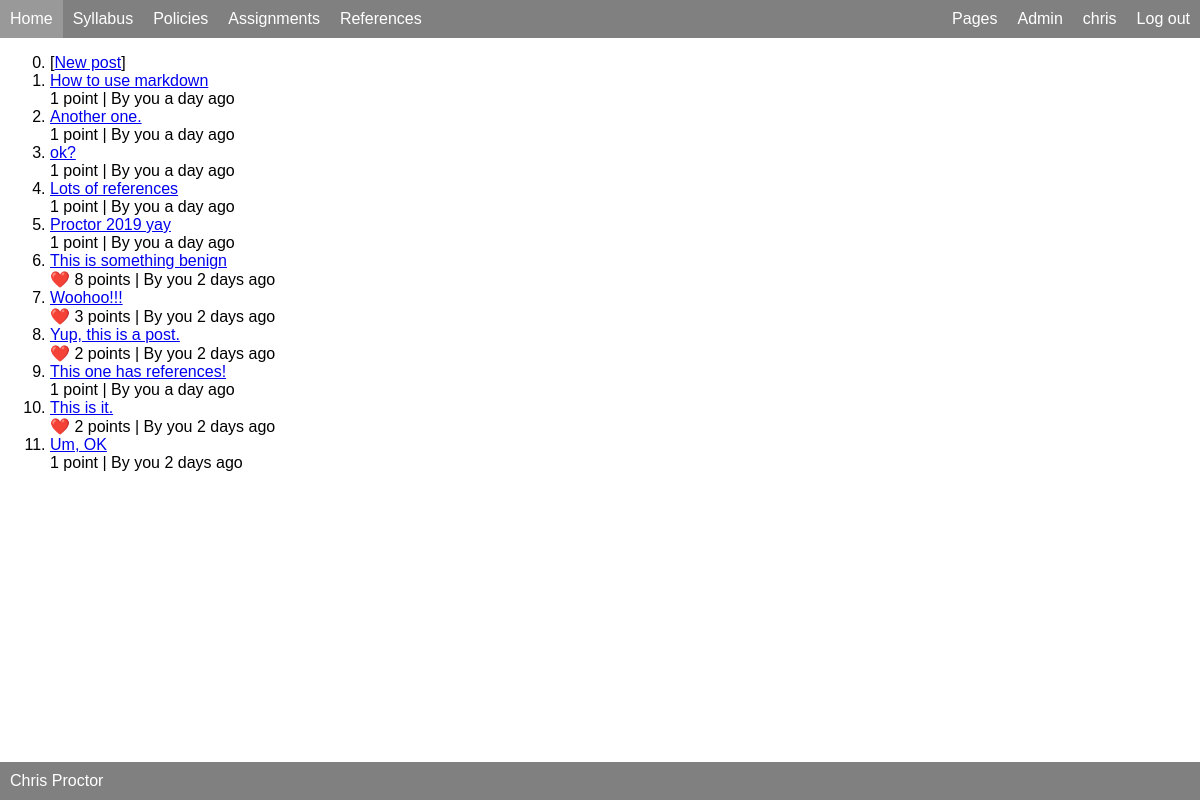
The page /posts/ (signed in) on the database its author committed.
### pages/models.py (models this page shows, shortened)
class Page(PandocMarkdownModel):
    slug = models.CharField(max_length=40, unique=True)
    in_menu = models.BooleanField(default=False)
    menu_label = models.CharField(max_length=40)

### posts/models.py (models this page shows, shortened)
class Post(PandocMarkdownModel):
    date_created = models.DateTimeField(auto_now_add=True)
    date_updated = models.DateTimeField(auto_now=True)
    author = models.ForeignKey(User, related_name="posts",
            on_delete=models.CASCADE)
    parent = models.ForeignKey("Post", related_name="child_posts", null=True, blank=True,
            on_delete=models.CASCADE)
    title = models.CharField(max_length=200, null=True)
    submissions = models.ManyToManyField("assignments.Submission", related_name="posts")
    priority = models.FloatField(default=1)
    pinned = models.BooleanField(default=False)
    def humanized_creation_date(self):
        return arrow.get(self.date_created).humanize()
    def score(self):
        return self.count_tree() + self.upvotes.count()
    def count_tree(self):
        return 1 + sum(child.count_tree() for child in self.child_posts.all())
    class Meta:
        ordering = ["-priority",]

### posts/views.py (the view)
# urls.py: path('', views.PostList.as_view(), name="list"),
class PostList(ListView):
    queryset = Post.objects.filter(parent=None)
    context_object_name = "posts"

### pages/templatetags/page_tags.py (called while the page is built)
@register.simple_tag
def pages_in_menu():
    return Page.objects.filter(in_menu=True).all()

### posts/templatetags/post_tags.py (called while the page is built)
@register.simple_tag
def did_upvote(user, post):
    return post.upvotes.filter(voter=user).exists()

### posts/templates/posts/post_list.html
{% extends "base.html" %}
{% block content %}
<ol start="0">
    <li>[<a href="{% url 'posts:new' %}">New post</a>]</li>
{% for post in posts %}
  {% include "posts/partials/post_li.html" %}
{% endfor %}
</ol>
{% endblock %}

### common/templates/menu.html
{% load page_tags %}
{% pages_in_menu as pages %}
<nav id="menu">
	<div class="menu-left">
		<div class="menu-item clickable{% if menu_section == 'public' %} current{% endif %}">
      <a href="{% url 'common:home' %}">Home</a>
    </div>
    {% for page in pages %}
	    <div class="menu-item clickable{% if menu_section == page.slug %} current{% endif %}">
            <a href="{% url 'pages:detail' page.slug %}">{{page.menu_label}}</a>
        </div>
    {% endfor %}
      {% if not SITE_FROZEN %}
	    <div class="menu-item clickable{% if menu_section == 'assignments' %} current{% endif %}">
          <a href="{% url 'assignments:list' %}">Assignments</a>
        </div>
	    <div class="menu-item clickable{% if menu_section == 'publications' %} current{% endif %}">
          <a href="{% url 'pubref:list' %}">References</a>
        </div>
	</div>
	<div class="menu-right">
	    {% if user.is_superuser %}
	    <div class="menu-item clickable{% if menu_section == 'pages' %} current{% endif %}">
          <a href="{% url 'pages:list' %}">Pages</a>
        </div>
		  <div class="menu-item clickable">
            <a href="{% url 'admin:index' %}">Admin</a>
          </div>
	    {% endif %}
		{% if user.is_authenticated %}
		  <div class="menu-item clickable {% if menu_section == user.username %} current{% endif %}">
              <a href="{% url 'profiles:detail' user.username %}">{{user.username}}</a>
          </div>
		  <div class="menu-item clickable"><a href="{% url 'logout' %}">Log out</a></div>
		{% else %}
		  <div class="menu-item clickable"><a href="{% url 'login' %}">Log in</a></div>
		{% endif %}
	  {% endif %}
	</div>
</nav>

### posts/templates/posts/partials/post_li.html
{% load post_tags %}
<li class="post{% if post.pinned %} pinned{% endif %}">
  <a href="{% url 'posts:detail' post.id %}">{{post.title}}</a>
  <div class="post-details">
      {% include "posts/partials/upvote.html" %}
      {{post.score}} point{{post.score|pluralize}}
      | By {% with user=post.author %}
      {% include "profiles/partials/user_link.html" %}{% endwith %}
      {{post.humanized_creation_date}}
  </div>
</li>

### posts/templates/posts/partials/upvote.html
{% load post_tags %}
{% did_upvote request.user post as upvoted %}
{% if upvoted %}
  ❤️
{% elif post.author != request.user and not static %}
  <form action="{% url 'posts:upvote' post.id %}" method="post" class="post-upvote">
    {% csrf_token %}
    <input type="submit" value="↑">
  </form>
{% endif %}

### profiles/templates/profiles/partials/user_link.html
{% if user == request.user %}
    you
{% else %}
    <a href="{% url 'profiles:detail' user.username %}">
        {{user.first_name}} {{user.last_name}}
    </a>
{% endif %}

### common/static/base/style.css (style rules this page uses)
body { font-family: Helvetica; margin: 0; }

### common/static/base/menu.css (style rules this page uses)
#menu { background-color: grey; display: flex; }
.menu-left { flex: 1; display: flex; }
.menu-right { display: flex; }
.menu-item { padding: 10px; }
#menu a { color: white; text-decoration: none; }

### rows shown on the page
Page: menu_label "Syllabus"
Page: menu_label "Policies"
Post: title "How to use markdown", score "1", humanized_creation_date "a day ago"
Post: title "Another one.", score "1", humanized_creation_date "a day ago"
Post: title "ok?", score "1", humanized_creation_date "a day ago"
Post: title "Lots of references", score "1", humanized_creation_date "a day ago"
Post: title "Proctor 2019 yay", score "1", humanized_creation_date "a day ago"
Post: title "This is something benign", score "8", humanized_creation_date "2 days ago"
Post: title "Woohoo!!!", score "3", humanized_creation_date "2 days ago"
Post: title "Yup, this is a post.", score "2", humanized_creation_date "2 days ago"
Post: title "This one has references!", score "1", humanized_creation_date "a day ago"
Post: title "This is it.", score "2", humanized_creation_date "2 days ago"
Post: title "Um, OK", score "1", humanized_creation_date "2 days ago"

### other values the page prints
{{ user.username }} "chris"
